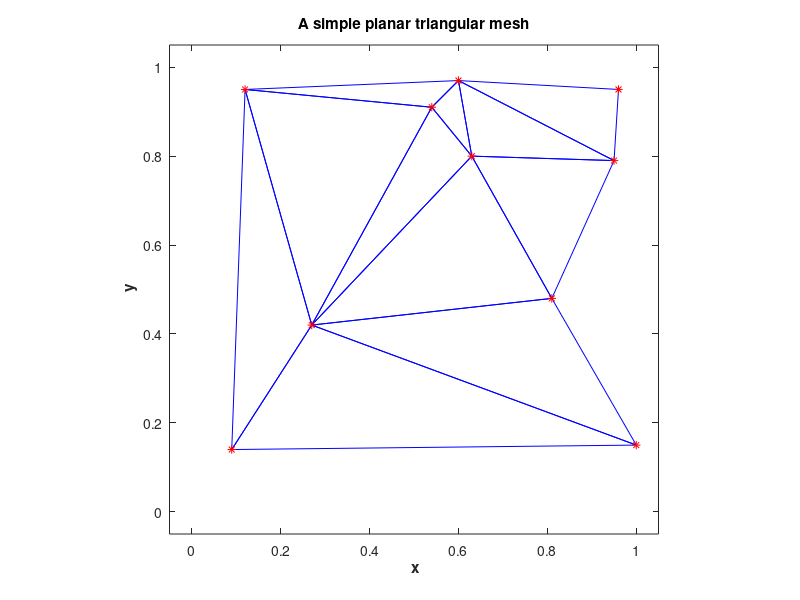

The MATLAB script that drew this image:
% MATLAB demonstration for visualizing a planes triangular mesh
% Initialize node coordinates
% First the x-coordinates
x = [1.0;0.60;0.12;0.81;0.63;0.09;0.27;0.54;0.95;0.96];
% Next the y-coordinates
y = [0.15;0.97;0.95;0.48;0.80;0.14;0.42;0.91;0.79;0.95];
% Then specify triangles through the indices of their vertices. These
% indices refer to the ordering of the coordinates as given in the
% vectors x and y.
T = [8 2 3;6 7 3;5 2 8;7 8 3;7 5 8;7 6 1;...
     4 7 1;9 5 4;4 5 7;9 2 5;10 2 9];
% Call the plotting routine; draw mesh with blue edges
triplot(T,x,y,'b-'); title('A simple planar triangular mesh');
xlabel('{\bf x}'); ylabel('{\bf y}'); 
axis([-0.05 1.05 -0.05 1.05]); axis equal; 
% Mark nodes with red stars
hold on; plot(x,y,'r*');

% Save plot a vector graphics
print -depsc2 'meshplot.eps';
